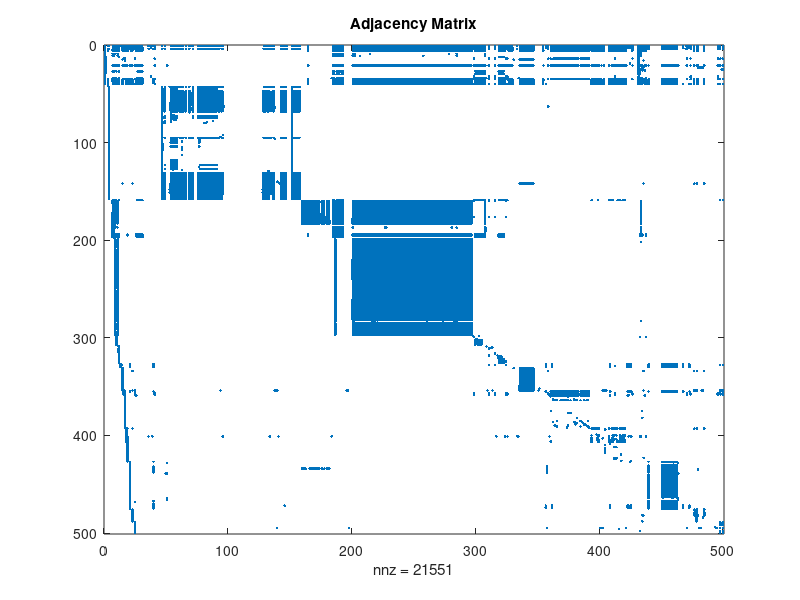

This figure's MATLAB source: (Note: this script raises an error after producing the figure.)
% Driver file
load cbc U G;
spy(G);
title('Adjacency Matrix')

% Run Pagerank Algorithm with alpha=0.85
[pfinish, iterations] = pagerank_iter(G, 0.85);
bar(pfinish)
title('Page Rank')

% Generate the top 50 pages in pagerank order
prnk = sortrows([pfinish,([1:size(G, 1)])'], -1);
for i = 1:50
    disp(U{prnk(i,2)});
end